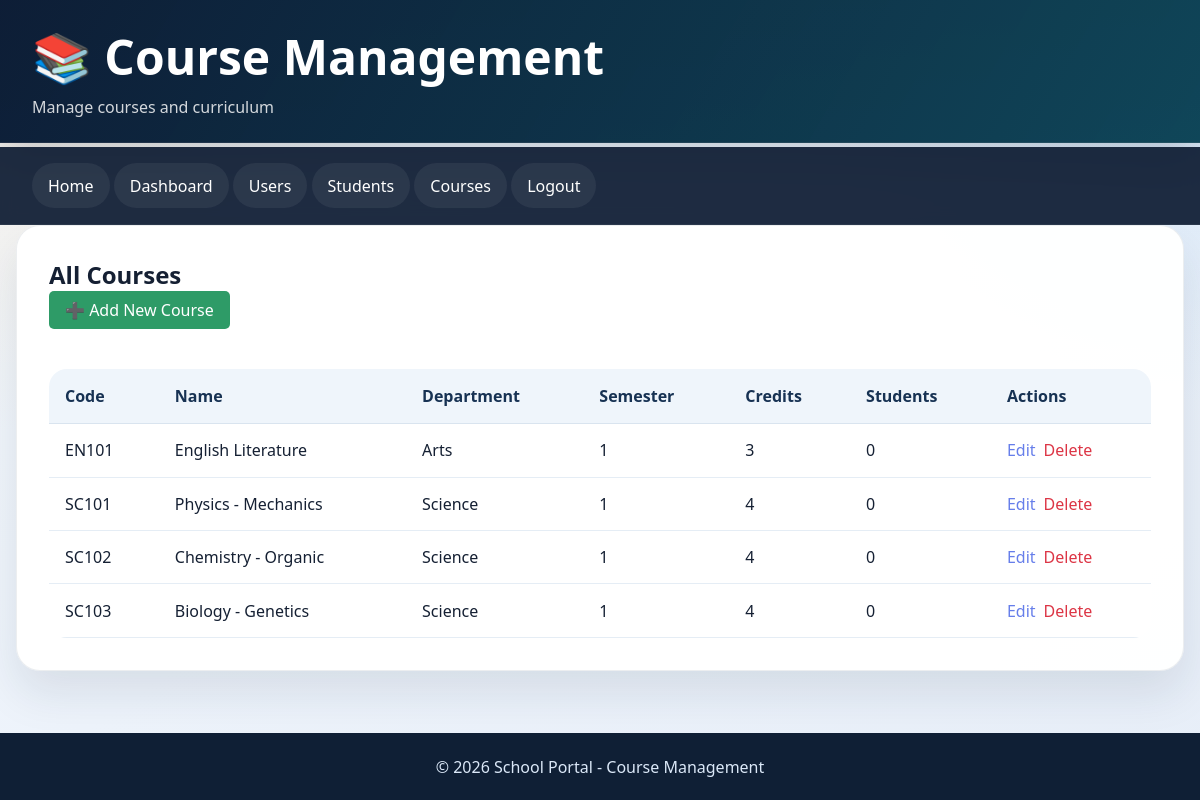
The page /pages/course_management.php (signed in) on the database its author committed.
### tables this page shows
CREATE TABLE courses (
    id INT PRIMARY KEY AUTO_INCREMENT,
    course_code VARCHAR(50) NOT NULL UNIQUE,
    course_name VARCHAR(100) NOT NULL,
    description TEXT,
    department_id INT,
    instructor_id INT,
    credits INT DEFAULT 3,
    total_hours INT DEFAULT 45,
    semester INT,
    academic_year VARCHAR(10),
    max_students INT DEFAULT 50,
    enrolled_students INT DEFAULT 0,
    status ENUM('active', 'inactive', 'completed') DEFAULT 'active',
    created_at TIMESTAMP DEFAULT CURRENT_TIMESTAMP,
    FOREIGN KEY (department_id) REFERENCES departments(id),
    FOREIGN KEY (instructor_id) REFERENCES users(id),
    INDEX idx_course_code (course_code),
    INDEX idx_semester (semester),
    INDEX idx_status (status)
);

CREATE TABLE departments (
    id INT PRIMARY KEY AUTO_INCREMENT,
    name VARCHAR(100) NOT NULL UNIQUE,
    description TEXT,
    head_of_department VARCHAR(100),
    created_at TIMESTAMP DEFAULT CURRENT_TIMESTAMP
);

### pages/course_management.php (the view, shortened to what this page needs)
<?php
include '../includes/config.php';
$action = $_GET['action'] ?? 'list';
$edit_course = null;
$courses_list = $conn->query("SELECT c.*, d.name as department_name FROM courses c LEFT JOIN departments d ON c.department_id = d.id ORDER BY c.course_code");
$departments = $conn->query("SELECT id, name FROM departments");
?>
<!DOCTYPE html>
<html lang="en">
<head>
    <link rel="stylesheet" href="../css/style.css">
</head>
<body>
    <header>
        <h1>📚 Course Management</h1>
        <p>Manage courses and curriculum</p>
    </header>
    <nav>
        <a href="../index.html">Home</a>
        <a href="admin_dashboard.php">Dashboard</a>
        <a href="user_management.php">Users</a>
        <a href="student_management.php">Students</a>
        <a href="course_management.php">Courses</a>
        <a href="logout.php">Logout</a>
    </nav>
    <div class="container">
        <?php if ($action == 'add' || $action == 'edit'): ?>
            <div class="card">
                <h2><?php echo $action == 'add' ? '➕ Add New Course' : '✏️ Edit Course'; ?></h2>
                <form method="POST">
                    <input type="hidden" name="save_course" value="1">
                    <?php if ($edit_course): ?>
                        <input type="hidden" name="course_id" value="<?php echo $edit_course['id']; ?>">
                    <?php endif; ?>
                    <div class="column-2">
                        <div class="form-group">
                            <label for="course_code">Course Code:</label>
                            <input type="text" id="course_code" name="course_code" required value="<?php echo htmlspecialchars($edit_course['course_code'] ?? ''); ?>">
                        </div>
                        <div class="form-group">
                            <label for="course_name">Course Name:</label>
                            <input type="text" id="course_name" name="course_name" required value="<?php echo htmlspecialchars($edit_course['course_name'] ?? ''); ?>">
                        </div>
                    </div>
                    <div class="form-group">
                        <label for="description">Description:</label>
                        <textarea id="description" name="description" rows="3"><?php echo htmlspecialchars($edit_course['description'] ?? ''); ?></textarea>
                    </div>
                    <div class="column-2">
                        <div class="form-group">
                            <label for="department_id">Department:</label>
                            <select id="department_id" name="department_id" required>
                                <option value="">Select department</option>
                                <?php
                                while ($dept = $departments->fetch_assoc()) {
                                    $selected = ($edit_course && $edit_course['department_id'] == $dept['id']) ? 'selected' : '';
                                    echo "<option value='{$dept['id']}' $selected>{$dept['name']}</option>";
                                }
                                ?>
                            </select>
                        </div>
                        <div class="form-group">
                            <label for="semester">Semester:</label>
                            <select id="semester" name="semester">
                                <option value="1" <?php echo (($edit_course['semester'] ?? '') == 1) ? 'selected' : ''; ?>>1st Semester</option>
                                <option value="2" <?php echo (($edit_course['semester'] ?? '') == 2) ? 'selected' : ''; ?>>2nd Semester</option>
                                <option value="3" <?php echo (($edit_course['semester'] ?? '') == 3) ? 'selected' : ''; ?>>3rd Semester</option>
                                <option value="4" <?php echo (($edit_course['semester'] ?? '') == 4) ? 'selected' : ''; ?>>4th Semester</option>
                            </select>
                        </div>
                    </div>
                    <div class="form-group">
                        <label for="credits">Credits:</label>
                        <input type="number" id="credits" name="credits" value="<?php echo htmlspecialchars($edit_course['credits'] ?? 3); ?>">
                    </div>
                    <div style="display: grid; grid-template-columns: 1fr 1fr; gap: 1rem;">
                        <button type="submit">✅ Save Course</button>
                        <a href="course_management.php" class="btn-secondary" style="padding: 0.75rem; text-align: center; text-decoration: none; border-radius: 5px; color: white;">❌ Cancel</a>
                    </div>
                </form>
            </div>
        <?php else: ?>
            <div class="card">
                <h2>All Courses</h2>
                <a href="course_management.php?action=add" class="btn-success" style="display: inline-block; padding: 0.5rem 1rem; margin-bottom: 1rem; text-decoration: none; color: white; border-radius: 5px;">➕ Add New Course</a>
                <table>
                    <thead>
                        <tr>
                            <th>Code</th>
                            <th>Name</th>
                            <th>Department</th>
                            <th>Semester</th>
                            <th>Credits</th>
                            <th>Students</th>
                            <th>Actions</th>
                        </tr>
                    </thead>
                    <tbody>
                        <?php
                        while ($course = $courses_list->fetch_assoc()) {
                            echo "<tr>";
                            echo "<td>" . htmlspecialchars($course['course_code']) . "</td>";
                            echo "<td>" . htmlspecialchars($course['course_name']) . "</td>";
                            echo "<td>" . htmlspecialchars($course['department_name']) . "</td>";
                            echo "<td>" . htmlspecialchars($course['semester']) . "</td>";
                            echo "<td>" . htmlspecialchars($course['credits']) . "</td>";
                            echo "<td>" . htmlspecialchars($course['enrolled_students']) . "</td>";
                            echo "<td>";
                            echo "<a href='course_management.php?action=edit&id={$course['id']}' style='color: #667eea; text-decoration: none; margin-right: 0.5rem;'>Edit</a>";
                            echo "<a href='course_management.php?action=delete&id={$course['id']}' onclick='return confirm(\"Are you sure?\")' style='color: #dc3545; text-decoration: none;'>Delete</a>";
                            echo "</td>";
                            echo "</tr>";
                        }
                        ?>
                    </tbody>
                </table>
            </div>
        <?php endif; ?>
    </div>
    <footer>
        <p>&copy; 2026 School Portal - Course Management</p>
    </footer>
</body>
</html>

### css/style.css (style rules this page uses)
* { margin: 0; padding: 0; box-sizing: border-box; }
body { font-family: "Segoe UI", Tahoma, Geneva, Verdana, sans-serif; background: radial-gradient(circle at top left, rgba(255, 214, 153, 0.22), transparent 30%), radial-gradient(circle at top right, rgba(108, 180, 238, 0.18), transparent 28%), linear-gradient(145deg, #f4f7fb 0%, #edf3fb 48%, #e7eef8 100%); color: #152033; min-height: 100vh; display: flex; flex-direction: column; }
a { color: inherit; }
.container { width: min(1180px, calc(100% - 32px)); margin: 0 auto; }
.site-header, header { color: #fff; background: linear-gradient(120deg, rgba(13, 29, 54, 0.95), rgba(15, 74, 92, 0.88)), linear-gradient(180deg, #102038, #0f2742); border-bottom: 1px solid rgba(255, 255, 255, 0.08); box-shadow: 0 18px 40px rgba(9, 24, 47, 0.18); }
header { padding: 1.5rem 2rem; margin-bottom: 1.25rem; }
header h1 { font-size: clamp(2rem, 4vw, 3.2rem); margin-bottom: 0.45rem; }
header p, .header-copy { font-size: 1rem; color: rgba(255, 255, 255, 0.82); max-width: 720px; }
.main-nav, nav { background: rgba(12, 27, 49, 0.92); backdrop-filter: blur(8px); border-bottom: 1px solid rgba(255, 255, 255, 0.06); }
nav { padding: 1rem 2rem; margin-top: -1rem; }
nav a { color: #fff; text-decoration: none; padding: 0.72rem 1rem; border-radius: 999px; transition: transform 0.2s ease, background 0.2s ease, box-shadow 0.2s ease; display: inline-block; background: rgba(255, 255, 255, 0.06); }
.card { background: rgba(255, 255, 255, 0.96); border: 1px solid rgba(17, 41, 69, 0.08); border-radius: 24px; box-shadow: 0 22px 45px rgba(18, 38, 63, 0.1); padding: 2rem; margin-bottom: 2rem; animation: slideIn 0.32s ease-out; }
.btn-success { background: #2e9b67; }
table { width: 100%; border-collapse: collapse; margin-top: 1.5rem; overflow: hidden; border-radius: 18px; }
table th { background: #eff5fb; padding: 1rem; text-align: left; font-weight: 700; border-bottom: 1px solid #d9e4ef; color: #173253; }
table td { padding: 0.95rem 1rem; border-bottom: 1px solid #e5edf5; background: rgba(255, 255, 255, 0.8); }
footer { background: #0f1f35; color: #dbe8f8; text-align: center; padding: 1.4rem; margin-top: auto; }

### rows shown on the page
courses: course_code "EN101", course_name "English Literature", department.name "Arts", semester "1", credits "3", enrolled_students "0"
courses: course_code "SC101", course_name "Physics - Mechanics", department.name "Science", semester "1", credits "4", enrolled_students "0"
courses: course_code "SC102", course_name "Chemistry - Organic", department.name "Science", semester "1", credits "4", enrolled_students "0"
courses: course_code "SC103", course_name "Biology - Genetics", department.name "Science", semester "1", credits "4", enrolled_students "0"
